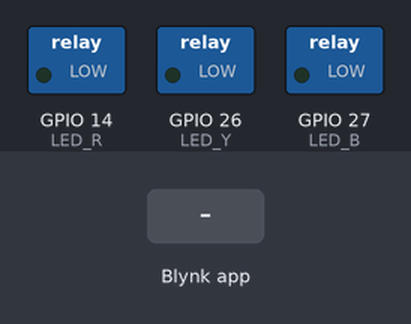
Recording of a sketch running on a simulated ESP32. Parts: switched loads named in the sketch (green lamp = pin HIGH). The test bench sets the inputs (shaded band). WiFi joins after 1.5 s; servers stay silent unless stated.

Above: at 3.0 s.
3.1 s: Blynk app writes 1 to V0
At 4.3 s:
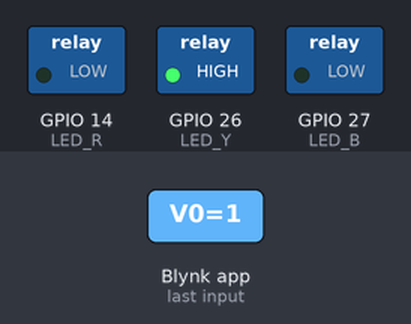
4.6 s: Blynk app writes 1 to V1
At 5.5 s:
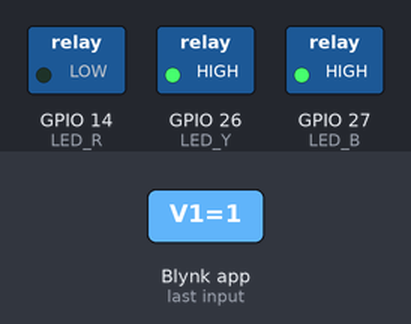
6.1 s: Blynk app writes 0 to V0
At 6.7 s:
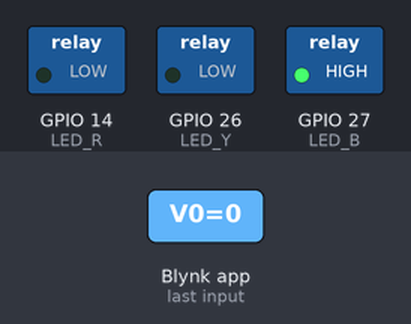
7.6 s: Blynk app writes 1 to V2
At 8.8 s:
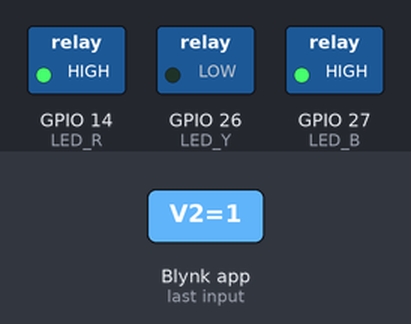
9.1 s: Blynk app writes 200 to V0
At 10.1 s:
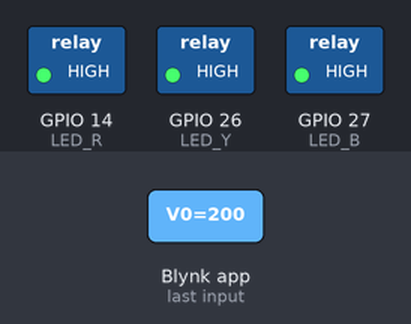
10.6 s: Blynk app writes 0 to V1
At 11.3 s:
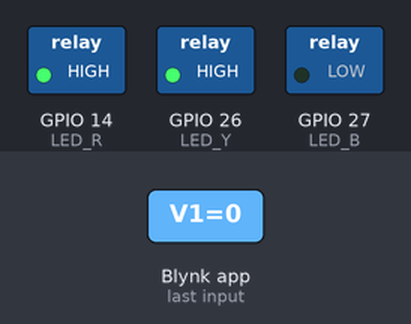
Timing chart, 0 to 13.1 s (numbered marks = the images above; inputs shaded):
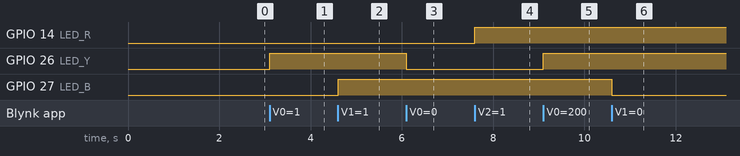

Measured:
- after the input at 3.1 s, GPIO 26 (LED_Y): LOW → HIGH at once
- after the input at 4.6 s, GPIO 27 (LED_B): LOW → HIGH at once
- after the input at 6.1 s, GPIO 26 (LED_Y): HIGH → LOW at once
- after the input at 7.6 s, GPIO 14 (LED_R): LOW → HIGH at once
- after the input at 9.1 s, GPIO 26 (LED_Y): LOW → HIGH at once
- after the input at 10.6 s, GPIO 27 (LED_B): HIGH → LOW at once

The sketch:

sketch.ino
```cpp
#define BLYNK_TEMPLATE_ID "TMPL66N8BelBZ"
#define BLYNK_TEMPLATE_NAME "Pengendalian Multi Relay Lampu Kipas dan Charger"
#define BLYNK_AUTH_TOKEN "bjXDCGg6LvzdAvCBhcPknS2c3l_Bd0Kg"


#define BLYNK_PRINT Serial

// Import library untuk koneksi ke Wifi dan Blynk khusus ESP32
#include <WiFi.h>
#include <BlynkSimpleEsp32.h>

// Konfigurasi jaringan WiFi
char auth[] = BLYNK_AUTH_TOKEN;
char ssid[] = "Wokwi-GUEST"; // Jaringan publik
char pass[] = "";            // Tanpa password

// Variabel untuk menyimpan status tombol dari Blynk
int value0, value1, value2, value6;

// Mendefinisikan pin GPIO tempat LED atau relay terhubung
byte LED_Y = 26; // LED Kuning
byte LED_B = 27; // LED Biru
byte LED_R = 14; // LED Merah

// FUNGSI MENERIMA PERINTAH DARI APLIKASI BLYNK

// Fungsi untuk Tombol V0 (LED Kuning)
BLYNK_WRITE(V0) {
  value0 = param.asInt();
  digitalWrite(LED_Y, value0);
  Blynk.virtualWrite(V7, value0); // Update LED indicator V7
  cekAllLed();
}

// Fungsi untuk Tombol V1 (LED Biru)
BLYNK_WRITE(V1) {
  value1 = param.asInt();
  digitalWrite(LED_B, value1);
  Blynk.virtualWrite(V8, value1); // Update LED indicator V8
  cekAllLed();
}

// Fungsi untuk Tombol V2 (LED Merah)
BLYNK_WRITE(V2) {
  value2 = param.asInt(); // FIX: Menggunakan variabel value2
  digitalWrite(LED_R, value2);
  Blynk.virtualWrite(V9, value2); // FIX: Mengirim status dari value2 ke LED indicator V9
  cekAllLed();
}

// Fungsi untuk Tombol V6 (Master Control)
BLYNK_WRITE(V6) {
  value6 = param.asInt();

  // Update semua LED fisik
  digitalWrite(LED_Y, value6);
  digitalWrite(LED_B, value6);
  digitalWrite(LED_R, value6);

  // Update semua variabel state
  value0 = value6;
  value1 = value6;
  value2 = value6;

  // Update semua widget di aplikasi agar sinkron
  Blynk.virtualWrite(V0, value6); // Sinkronkan tombol V0
  Blynk.virtualWrite(V1, value6); // Sinkronkan tombol V1
  Blynk.virtualWrite(V2, value6); // Sinkronkan tombol V2

  Blynk.virtualWrite(V7, value6); // Sinkronkan indikator V7
  Blynk.virtualWrite(V8, value6); // Sinkronkan indikator V8
  Blynk.virtualWrite(V9, value6); // Sinkronkan indikator V9
}

// FUNGSI BANTU

// Berfungsi untuk mengecek apakah semua LED individu menyala
void cekAllLed() {
  // FIX: Memeriksa value0, value1, dan value2
  if (value0 == 1 && value1 == 1 && value2 == 1) {
    Blynk.virtualWrite(V6, 1); // Jika semua ON, set tombol master ke ON
    value6 = 1;
  } else {
    Blynk.virtualWrite(V6, 0); // Jika ada yg OFF, set tombol master ke OFF
    value6 = 0;
  }
}

// FUNGSI UTAMA ESP32

// Inisialisasi pin, koneksi WiFi, dan Blynk
void setup() {
  Serial.begin(115200);

  pinMode(LED_Y, OUTPUT);
  pinMode(LED_B, OUTPUT);
  pinMode(LED_R, OUTPUT);

  Blynk.begin(auth, ssid, pass);
}

// Fungsi wajib untuk menjalankan Blynk secara terus-menerus
void loop() {
  Blynk.run();
}
```
